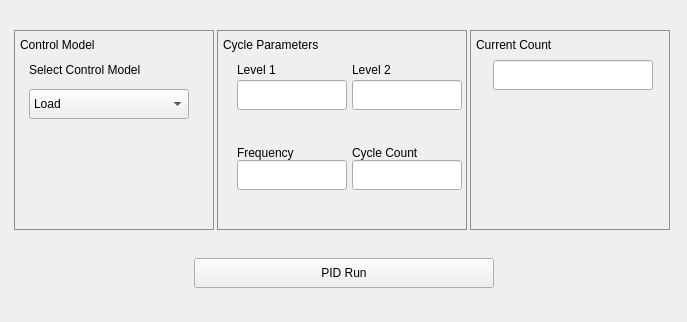
<?xml version="1.0" encoding="UTF-8"?>
<ui version="4.0">
 <class>SineWaveSetupForm</class>
 <widget class="QWidget" name="SineWaveSetupForm">
  <property name="geometry">
   <rect>
    <x>0</x>
    <y>0</y>
    <width>687</width>
    <height>322</height>
   </rect>
  </property>
  <property name="windowTitle">
   <string>Form</string>
  </property>
  <layout class="QVBoxLayout" name="verticalLayout_7">
   <property name="topMargin">
    <number>30</number>
   </property>
   <item>
    <layout class="QHBoxLayout" name="horizontalLayout_4">
     <property name="spacing">
      <number>0</number>
     </property>
     <item>
      <widget class="QWidget" name="chwidget" native="true">
       <property name="minimumSize">
        <size>
         <width>200</width>
         <height>200</height>
        </size>
       </property>
       <property name="maximumSize">
        <size>
         <width>200</width>
         <height>200</height>
        </size>
       </property>
       <property name="styleSheet">
        <string notr="true">#chwidget{border:1px solid #8d8d8d}</string>
       </property>
       <layout class="QVBoxLayout" name="verticalLayout">
        <property name="spacing">
         <number>0</number>
        </property>
        <property name="leftMargin">
         <number>6</number>
        </property>
        <property name="topMargin">
         <number>0</number>
        </property>
        <property name="rightMargin">
         <number>0</number>
        </property>
        <property name="bottomMargin">
         <number>0</number>
        </property>
        <item>
         <widget class="QLabel" name="label">
          <property name="minimumSize">
           <size>
            <width>0</width>
            <height>30</height>
           </size>
          </property>
          <property name="maximumSize">
           <size>
            <width>16777215</width>
            <height>30</height>
           </size>
          </property>
          <property name="text">
           <string>Control Model</string>
          </property>
         </widget>
        </item>
        <item>
         <layout class="QVBoxLayout" name="verticalLayout_2">
          <property name="spacing">
           <number>9</number>
          </property>
          <property name="leftMargin">
           <number>9</number>
          </property>
          <property name="rightMargin">
           <number>9</number>
          </property>
          <item>
           <widget class="QLabel" name="label_2">
            <property name="minimumSize">
             <size>
              <width>0</width>
              <height>20</height>
             </size>
            </property>
            <property name="maximumSize">
             <size>
              <width>16777215</width>
              <height>20</height>
             </size>
            </property>
            <property name="text">
             <string>Select Control Model</string>
            </property>
           </widget>
          </item>
          <item>
           <widget class="QComboBox" name="m_modelCombox">
            <property name="minimumSize">
             <size>
              <width>160</width>
              <height>30</height>
             </size>
            </property>
            <property name="maximumSize">
             <size>
              <width>160</width>
              <height>16777215</height>
             </size>
            </property>
            <item>
             <property name="text">
              <string>Load</string>
             </property>
            </item>
            <item>
             <property name="text">
              <string>Disp</string>
             </property>
            </item>
           </widget>
          </item>
         </layout>
        </item>
        <item>
         <spacer name="verticalSpacer_2">
          <property name="orientation">
           <enum>Qt::Vertical</enum>
          </property>
          <property name="sizeHint" stdset="0">
           <size>
            <width>20</width>
            <height>115</height>
           </size>
          </property>
         </spacer>
        </item>
       </layout>
      </widget>
     </item>
     <item>
      <widget class="QWidget" name="cyclewidget" native="true">
       <property name="minimumSize">
        <size>
         <width>250</width>
         <height>200</height>
        </size>
       </property>
       <property name="maximumSize">
        <size>
         <width>250</width>
         <height>200</height>
        </size>
       </property>
       <property name="styleSheet">
        <string notr="true">#cyclewidget{border:1px solid #8d8d8d}</string>
       </property>
       <layout class="QVBoxLayout" name="verticalLayout_5">
        <property name="spacing">
         <number>0</number>
        </property>
        <property name="leftMargin">
         <number>6</number>
        </property>
        <property name="topMargin">
         <number>0</number>
        </property>
        <property name="rightMargin">
         <number>0</number>
        </property>
        <property name="bottomMargin">
         <number>0</number>
        </property>
        <item>
         <widget class="QLabel" name="label_4">
          <property name="minimumSize">
           <size>
            <width>0</width>
            <height>30</height>
           </size>
          </property>
          <property name="maximumSize">
           <size>
            <width>16777215</width>
            <height>30</height>
           </size>
          </property>
          <property name="text">
           <string>Cycle Parameters</string>
          </property>
         </widget>
        </item>
        <item>
         <layout class="QHBoxLayout" name="horizontalLayout">
          <property name="spacing">
           <number>0</number>
          </property>
          <property name="leftMargin">
           <number>9</number>
          </property>
          <item>
           <layout class="QVBoxLayout" name="verticalLayout_6">
            <property name="spacing">
             <number>0</number>
            </property>
            <item>
             <widget class="QLabel" name="label_6">
              <property name="minimumSize">
               <size>
                <width>0</width>
                <height>20</height>
               </size>
              </property>
              <property name="maximumSize">
               <size>
                <width>16777215</width>
                <height>20</height>
               </size>
              </property>
              <property name="text">
               <string>Level 1</string>
              </property>
             </widget>
            </item>
            <item>
             <widget class="QLineEdit" name="m_level1LineEdit">
              <property name="minimumSize">
               <size>
                <width>110</width>
                <height>30</height>
               </size>
              </property>
              <property name="maximumSize">
               <size>
                <width>110</width>
                <height>16777215</height>
               </size>
              </property>
             </widget>
            </item>
           </layout>
          </item>
          <item>
           <layout class="QVBoxLayout" name="verticalLayout_3">
            <item>
             <widget class="QLabel" name="label_7">
              <property name="minimumSize">
               <size>
                <width>0</width>
                <height>20</height>
               </size>
              </property>
              <property name="maximumSize">
               <size>
                <width>16777215</width>
                <height>20</height>
               </size>
              </property>
              <property name="text">
               <string>Level 2</string>
              </property>
             </widget>
            </item>
            <item>
             <widget class="QLineEdit" name="m_level2LineEdit">
              <property name="minimumSize">
               <size>
                <width>110</width>
                <height>30</height>
               </size>
              </property>
              <property name="maximumSize">
               <size>
                <width>110</width>
                <height>16777215</height>
               </size>
              </property>
             </widget>
            </item>
           </layout>
          </item>
         </layout>
        </item>
        <item>
         <spacer name="verticalSpacer_6">
          <property name="orientation">
           <enum>Qt::Vertical</enum>
          </property>
          <property name="sizeHint" stdset="0">
           <size>
            <width>20</width>
            <height>21</height>
           </size>
          </property>
         </spacer>
        </item>
        <item>
         <layout class="QHBoxLayout" name="horizontalLayout_3">
          <property name="spacing">
           <number>0</number>
          </property>
          <property name="leftMargin">
           <number>9</number>
          </property>
          <item>
           <layout class="QVBoxLayout" name="verticalLayout_10">
            <property name="spacing">
             <number>0</number>
            </property>
            <item>
             <widget class="QLabel" name="label_10">
              <property name="maximumSize">
               <size>
                <width>16777215</width>
                <height>20</height>
               </size>
              </property>
              <property name="text">
               <string>Frequency</string>
              </property>
             </widget>
            </item>
            <item>
             <widget class="QLineEdit" name="m_frequencyLineEdit">
              <property name="minimumSize">
               <size>
                <width>110</width>
                <height>30</height>
               </size>
              </property>
              <property name="maximumSize">
               <size>
                <width>110</width>
                <height>16777215</height>
               </size>
              </property>
             </widget>
            </item>
           </layout>
          </item>
          <item>
           <layout class="QVBoxLayout" name="verticalLayout_11">
            <property name="spacing">
             <number>0</number>
            </property>
            <item>
             <widget class="QLabel" name="label_11">
              <property name="maximumSize">
               <size>
                <width>16777215</width>
                <height>20</height>
               </size>
              </property>
              <property name="text">
               <string>Cycle Count</string>
              </property>
             </widget>
            </item>
            <item>
             <widget class="QLineEdit" name="m_countLineEdit">
              <property name="minimumSize">
               <size>
                <width>110</width>
                <height>30</height>
               </size>
              </property>
              <property name="maximumSize">
               <size>
                <width>110</width>
                <height>16777215</height>
               </size>
              </property>
             </widget>
            </item>
           </layout>
          </item>
         </layout>
        </item>
        <item>
         <spacer name="verticalSpacer_5">
          <property name="orientation">
           <enum>Qt::Vertical</enum>
          </property>
          <property name="sizeHint" stdset="0">
           <size>
            <width>20</width>
            <height>40</height>
           </size>
          </property>
         </spacer>
        </item>
       </layout>
      </widget>
     </item>
     <item>
      <widget class="QWidget" name="sswidget" native="true">
       <property name="minimumSize">
        <size>
         <width>200</width>
         <height>200</height>
        </size>
       </property>
       <property name="maximumSize">
        <size>
         <width>200</width>
         <height>200</height>
        </size>
       </property>
       <property name="styleSheet">
        <string notr="true">#sswidget{border:1px solid #8d8d8d}</string>
       </property>
       <layout class="QVBoxLayout" name="verticalLayout_4">
        <property name="spacing">
         <number>0</number>
        </property>
        <property name="leftMargin">
         <number>6</number>
        </property>
        <property name="topMargin">
         <number>0</number>
        </property>
        <property name="rightMargin">
         <number>0</number>
        </property>
        <property name="bottomMargin">
         <number>0</number>
        </property>
        <item>
         <widget class="QLabel" name="label_12">
          <property name="minimumSize">
           <size>
            <width>0</width>
            <height>30</height>
           </size>
          </property>
          <property name="maximumSize">
           <size>
            <width>16777215</width>
            <height>30</height>
           </size>
          </property>
          <property name="text">
           <string>Current Count</string>
          </property>
         </widget>
        </item>
        <item>
         <layout class="QHBoxLayout" name="horizontalLayout_2">
          <item>
           <spacer name="horizontalSpacer">
            <property name="orientation">
             <enum>Qt::Horizontal</enum>
            </property>
            <property name="sizeHint" stdset="0">
             <size>
              <width>40</width>
              <height>20</height>
             </size>
            </property>
           </spacer>
          </item>
          <item>
           <widget class="QLineEdit" name="m_currentCountLineEdit">
            <property name="minimumSize">
             <size>
              <width>160</width>
              <height>30</height>
             </size>
            </property>
            <property name="maximumSize">
             <size>
              <width>160</width>
              <height>16777215</height>
             </size>
            </property>
           </widget>
          </item>
          <item>
           <spacer name="horizontalSpacer_2">
            <property name="orientation">
             <enum>Qt::Horizontal</enum>
            </property>
            <property name="sizeHint" stdset="0">
             <size>
              <width>40</width>
              <height>20</height>
             </size>
            </property>
           </spacer>
          </item>
         </layout>
        </item>
        <item>
         <spacer name="verticalSpacer">
          <property name="orientation">
           <enum>Qt::Vertical</enum>
          </property>
          <property name="sizeHint" stdset="0">
           <size>
            <width>20</width>
            <height>40</height>
           </size>
          </property>
         </spacer>
        </item>
       </layout>
      </widget>
     </item>
    </layout>
   </item>
   <item>
    <spacer name="verticalSpacer_3">
     <property name="orientation">
      <enum>Qt::Vertical</enum>
     </property>
     <property name="sizeHint" stdset="0">
      <size>
       <width>20</width>
       <height>40</height>
      </size>
     </property>
    </spacer>
   </item>
   <item>
    <layout class="QHBoxLayout" name="horizontalLayout_5">
     <item>
      <spacer name="horizontalSpacer_3">
       <property name="orientation">
        <enum>Qt::Horizontal</enum>
       </property>
       <property name="sizeHint" stdset="0">
        <size>
         <width>40</width>
         <height>20</height>
        </size>
       </property>
      </spacer>
     </item>
     <item>
      <widget class="QPushButton" name="m_pidRunBtn">
       <property name="minimumSize">
        <size>
         <width>300</width>
         <height>30</height>
        </size>
       </property>
       <property name="focusPolicy">
        <enum>Qt::NoFocus</enum>
       </property>
       <property name="text">
        <string>PID Run</string>
       </property>
      </widget>
     </item>
     <item>
      <spacer name="horizontalSpacer_4">
       <property name="orientation">
        <enum>Qt::Horizontal</enum>
       </property>
       <property name="sizeHint" stdset="0">
        <size>
         <width>40</width>
         <height>20</height>
        </size>
       </property>
      </spacer>
     </item>
    </layout>
   </item>
   <item>
    <spacer name="verticalSpacer_4">
     <property name="orientation">
      <enum>Qt::Vertical</enum>
     </property>
     <property name="sizeHint" stdset="0">
      <size>
       <width>20</width>
       <height>40</height>
      </size>
     </property>
    </spacer>
   </item>
  </layout>
 </widget>
 <resources/>
 <connections/>
</ui>
